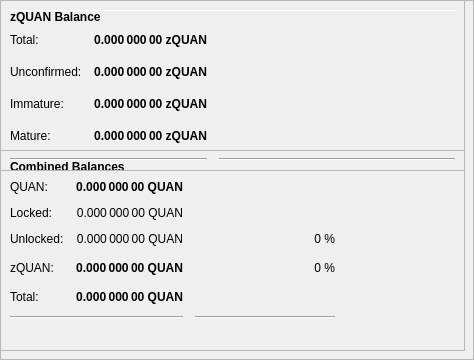
        <widget class="QFrame" name="frameObfuscation">
         <property name="minimumSize">
          <size>
           <width>0</width>
           <height>350</height>
          </size>
         </property>
         <property name="layoutDirection">
          <enum>Qt::LeftToRight</enum>
         </property>
         <property name="frameShape">
          <enum>QFrame::StyledPanel</enum>
         </property>
         <property name="frameShadow">
          <enum>QFrame::Raised</enum>
         </property>
         <widget class="QPushButton" name="runAutoDenom">
          <property name="geometry">
           <rect>
            <x>251</x>
            <y>17</y>
            <width>1</width>
            <height>1</height>
           </rect>
          </property>
          <property name="palette">
           <palette>
            <active>
             <colorrole role="WindowText">
              <brush brushstyle="SolidPattern">
               <color alpha="255">
                <red>0</red>
                <green>0</green>
                <blue>0</blue>
               </color>
              </brush>
             </colorrole>
             <colorrole role="Button">
              <brush brushstyle="SolidPattern">
               <color alpha="255">
                <red>239</red>
                <green>238</green>
                <blue>238</blue>
               </color>
              </brush>
             </colorrole>
             <colorrole role="Light">
              <brush brushstyle="SolidPattern">
               <color alpha="255">
                <red>255</red>
                <green>255</green>
                <blue>255</blue>
               </color>
              </brush>
             </colorrole>
             <colorrole role="Midlight">
              <brush brushstyle="SolidPattern">
               <color alpha="255">
                <red>247</red>
                <green>246</green>
                <blue>246</blue>
               </color>
              </brush>
             </colorrole>
             <colorrole role="Dark">
              <brush brushstyle="SolidPattern">
               <color alpha="255">
                <red>119</red>
                <green>119</green>
                <blue>119</blue>
               </color>
              </brush>
             </colorrole>
             <colorrole role="Mid">
              <brush brushstyle="SolidPattern">
               <color alpha="255">
                <red>159</red>
                <green>159</green>
                <blue>159</blue>
               </color>
              </brush>
             </colorrole>
             <colorrole role="Text">
              <brush brushstyle="SolidPattern">
               <color alpha="255">
                <red>0</red>
                <green>0</green>
                <blue>0</blue>
               </color>
              </brush>
             </colorrole>
             <colorrole role="BrightText">
              <brush brushstyle="SolidPattern">
               <color alpha="255">
                <red>255</red>
                <green>255</green>
                <blue>255</blue>
               </color>
              </brush>
             </colorrole>
             <colorrole role="ButtonText">
              <brush brushstyle="SolidPattern">
               <color alpha="255">
                <red>0</red>
                <green>0</green>
                <blue>0</blue>
               </color>
              </brush>
             </colorrole>
             <colorrole role="Base">
              <brush brushstyle="SolidPattern">
               <color alpha="255">
                <red>255</red>
                <green>255</green>
                <blue>255</blue>
               </color>
              </brush>
             </colorrole>
             <colorrole role="Window">
              <brush brushstyle="SolidPattern">
               <color alpha="255">
                <red>239</red>
                <green>238</green>
                <blue>238</blue>
               </color>
              </brush>
             </colorrole>
             <colorrole role="Shadow">
              <brush brushstyle="SolidPattern">
               <color alpha="255">
                <red>0</red>
                <green>0</green>
                <blue>0</blue>
               </color>
              </brush>
             </colorrole>
             <colorrole role="AlternateBase">
              <brush brushstyle="SolidPattern">
               <color alpha="255">
                <red>247</red>
                <green>246</green>
                <blue>246</blue>
               </color>
              </brush>
             </colorrole>
             <colorrole role="ToolTipBase">
              <brush brushstyle="SolidPattern">
               <color alpha="255">
                <red>255</red>
                <green>255</green>
                <blue>220</blue>
               </color>
              </brush>
             </colorrole>
             <colorrole role="ToolTipText">
              <brush brushstyle="SolidPattern">
               <color alpha="255">
                <red>0</red>
                <green>0</green>
                <blue>0</blue>
               </color>
              </brush>
             </colorrole>
            </active>
            <inactive>
             <colorrole role="WindowText">
              <brush brushstyle="SolidPattern">
               <color alpha="255">
                <red>0</red>
                <green>0</green>
                <blue>0</blue>
               </color>
              </brush>
             </colorrole>
             <colorrole role="Button">
              <brush brushstyle="SolidPattern">
               <color alpha="255">
                <red>239</red>
                <green>238</green>
                <blue>238</blue>
               </color>
              </brush>
             </colorrole>
             <colorrole role="Light">
              <brush brushstyle="SolidPattern">
               <color alpha="255">
                <red>255</red>
                <green>255</green>
                <blue>255</blue>
               </color>
              </brush>
             </colorrole>
             <colorrole role="Midlight">
              <brush brushstyle="SolidPattern">
               <color alpha="255">
                <red>247</red>
                <green>246</green>
                <blue>246</blue>
               </color>
              </brush>
             </colorrole>
             <colorrole role="Dark">
              <brush brushstyle="SolidPattern">
               <color alpha="255">
                <red>119</red>
                <green>119</green>
                <blue>119</blue>
               </color>
              </brush>
             </colorrole>
             <colorrole role="Mid">
              <brush brushstyle="SolidPattern">
               <color alpha="255">
                <red>159</red>
                <green>159</green>
                <blue>159</blue>
               </color>
              </brush>
             </colorrole>
             <colorrole role="Text">
              <brush brushstyle="SolidPattern">
               <color alpha="255">
                <red>0</red>
                <green>0</green>
                <blue>0</blue>
               </color>
              </brush>
             </colorrole>
             <colorrole role="BrightText">
              <brush brushstyle="SolidPattern">
               <color alpha="255">
                <red>255</red>
                <green>255</green>
                <blue>255</blue>
               </color>
              </brush>
             </colorrole>
             <colorrole role="ButtonText">
              <brush brushstyle="SolidPattern">
               <color alpha="255">
                <red>0</red>
                <green>0</green>
                <blue>0</blue>
               </color>
              </brush>
             </colorrole>
             <colorrole role="Base">
              <brush brushstyle="SolidPattern">
               <color alpha="255">
                <red>255</red>
                <green>255</green>
                <blue>255</blue>
               </color>
              </brush>
             </colorrole>
             <colorrole role="Window">
              <brush brushstyle="SolidPattern">
               <color alpha="255">
                <red>239</red>
                <green>238</green>
                <blue>238</blue>
               </color>
              </brush>
             </colorrole>
             <colorrole role="Shadow">
              <brush brushstyle="SolidPattern">
               <color alpha="255">
                <red>0</red>
                <green>0</green>
                <blue>0</blue>
               </color>
              </brush>
             </colorrole>
             <colorrole role="AlternateBase">
              <brush brushstyle="SolidPattern">
               <color alpha="255">
                <red>247</red>
                <green>246</green>
                <blue>246</blue>
               </color>
              </brush>
             </colorrole>
             <colorrole role="ToolTipBase">
              <brush brushstyle="SolidPattern">
               <color alpha="255">
                <red>255</red>
                <green>255</green>
                <blue>220</blue>
               </color>
              </brush>
             </colorrole>
             <colorrole role="ToolTipText">
              <brush brushstyle="SolidPattern">
               <color alpha="255">
                <red>0</red>
                <green>0</green>
                <blue>0</blue>
               </color>
              </brush>
             </colorrole>
            </inactive>
            <disabled>
             <colorrole role="WindowText">
              <brush brushstyle="SolidPattern">
               <color alpha="255">
                <red>119</red>
                <green>119</green>
                <blue>119</blue>
               </color>
              </brush>
             </colorrole>
             <colorrole role="Button">
              <brush brushstyle="SolidPattern">
               <color alpha="255">
                <red>239</red>
                <green>238</green>
                <blue>238</blue>
               </color>
              </brush>
             </colorrole>
             <colorrole role="Light">
              <brush brushstyle="SolidPattern">
               <color alpha="255">
                <red>255</red>
                <green>255</green>
                <blue>255</blue>
               </color>
              </brush>
             </colorrole>
             <colorrole role="Midlight">
              <brush brushstyle="SolidPattern">
               <color alpha="255">
                <red>247</red>
                <green>246</green>
                <blue>246</blue>
               </color>
              </brush>
             </colorrole>
             <colorrole role="Dark">
              <brush brushstyle="SolidPattern">
               <color alpha="255">
                <red>119</red>
                <green>119</green>
                <blue>119</blue>
               </color>
              </brush>
             </colorrole>
             <colorrole role="Mid">
              <brush brushstyle="SolidPattern">
               <color alpha="255">
                <red>159</red>
                <green>159</green>
                <blue>159</blue>
               </color>
              </brush>
             </colorrole>
             <colorrole role="Text">
              <brush brushstyle="SolidPattern">
               <color alpha="255">
                <red>119</red>
                <green>119</green>
                <blue>119</blue>
               </color>
              </brush>
             </colorrole>
             <colorrole role="BrightText">
              <brush brushstyle="SolidPattern">
               <color alpha="255">
                <red>255</red>
                <green>255</green>
                <blue>255</blue>
               </color>
              </brush>
             </colorrole>
             <colorrole role="ButtonText">
              <brush brushstyle="SolidPattern">
               <color alpha="255">
                <red>119</red>
                <green>119</green>
                <blue>119</blue>
               </color>
              </brush>
             </colorrole>
             <colorrole role="Base">
              <brush brushstyle="SolidPattern">
               <color alpha="255">
                <red>239</red>
                <green>238</green>
                <blue>238</blue>
               </color>
              </brush>
             </colorrole>
             <colorrole role="Window">
              <brush brushstyle="SolidPattern">
               <color alpha="255">
                <red>239</red>
                <green>238</green>
                <blue>238</blue>
               </color>
              </brush>
             </colorrole>
             <colorrole role="Shadow">
              <brush brushstyle="SolidPattern">
               <color alpha="255">
                <red>0</red>
                <green>0</green>
                <blue>0</blue>
               </color>
              </brush>
             </colorrole>
             <colorrole role="AlternateBase">
              <brush brushstyle="SolidPattern">
               <color alpha="255">
                <red>239</red>
                <green>238</green>
                <blue>238</blue>
               </color>
              </brush>
             </colorrole>
             <colorrole role="ToolTipBase">
              <brush brushstyle="SolidPattern">
               <color alpha="255">
                <red>255</red>
                <green>255</green>
                <blue>220</blue>
               </color>
              </brush>
             </colorrole>
             <colorrole role="ToolTipText">
              <brush brushstyle="SolidPattern">
               <color alpha="255">
                <red>0</red>
                <green>0</green>
                <blue>0</blue>
               </color>
              </brush>
             </colorrole>
            </disabled>
           </palette>
          </property>
          <property name="focusPolicy">
           <enum>Qt::NoFocus</enum>
          </property>
          <property name="autoFillBackground">
           <bool>true</bool>
          </property>
          <property name="text">
           <string/>
          </property>
          <property name="flat">
           <bool>true</bool>
          </property>
         </widget>
         <widget class="Line" name="line">
          <property name="geometry">
           <rect>
            <x>7</x>
            <y>10</y>
            <width>451</width>
            <height>1</height>
           </rect>
          </property>
          <property name="orientation">
           <enum>Qt::Horizontal</enum>
          </property>
         </widget>
         <widget class="QFrame" name="frame_3">
          <property name="geometry">
           <rect>
            <x>0</x>
            <y>150</y>
            <width>465</width>
            <height>201</height>
           </rect>
          </property>
          <property name="frameShape">
           <enum>QFrame::StyledPanel</enum>
          </property>
          <property name="frameShadow">
           <enum>QFrame::Raised</enum>
          </property>
          <layout class="QVBoxLayout" name="verticalLayout_5">
           <item>
            <layout class="QHBoxLayout" name="horizontalLayout_5" stretch="0">
             <item>
              <widget class="QLabel" name="label_5z">
               <property name="maximumSize">
                <size>
                 <width>16777215</width>
                 <height>20</height>
                </size>
               </property>
               <property name="font">
                <font>
                 <weight>75</weight>
                 <bold>true</bold>
                </font>
               </property>
               <property name="toolTip">
                <string>Combined Balances (including unconfirmed and immature coins)</string>
               </property>
               <property name="text">
                <string>&lt;html&gt;&lt;head/&gt;&lt;body&gt;&lt;p&gt;Combined Balances&lt;/p&gt;&lt;/body&gt;&lt;/html&gt;</string>
               </property>
              </widget>
             </item>
            </layout>
           </item>
           <item>
            <layout class="QGridLayout" name="gridLayout_3">
             <property name="spacing">
              <number>12</number>
             </property>
             <item row="7" column="0" colspan="2">
              <widget class="Line" name="lineSpendableBalance_3">
               <property name="orientation">
                <enum>Qt::Horizontal</enum>
               </property>
              </widget>
             </item>
             <item row="7" column="2">
              <widget class="Line" name="lineWatchBalance_3">
               <property name="sizePolicy">
                <sizepolicy hsizetype="Preferred" vsizetype="Fixed">
                 <horstretch>0</horstretch>
                 <verstretch>0</verstretch>
                </sizepolicy>
               </property>
               <property name="minimumSize">
                <size>
                 <width>140</width>
                 <height>0</height>
                </size>
               </property>
               <property name="orientation">
                <enum>Qt::Horizontal</enum>
               </property>
              </widget>
             </item>
             <item row="4" column="1">
              <widget class="QLabel" name="labelzBalancez">
               <property name="font">
                <font>
                 <weight>75</weight>
                 <bold>true</bold>
                </font>
               </property>
               <property name="cursor">
                <cursorShape>IBeamCursor</cursorShape>
               </property>
               <property name="toolTip">
                <string>Total of transactions that have yet to be confirmed, and do not yet count toward the spendable balance</string>
               </property>
               <property name="text">
                <string notr="true">0.000 000 00 QUAN</string>
               </property>
               <property name="alignment">
                <set>Qt::AlignRight|Qt::AlignTrailing|Qt::AlignVCenter</set>
               </property>
               <property name="textInteractionFlags">
                <set>Qt::LinksAccessibleByMouse|Qt::TextSelectableByKeyboard|Qt::TextSelectableByMouse</set>
               </property>
              </widget>
             </item>
             <item row="6" column="1">
              <widget class="QLabel" name="labelTotalz">
               <property name="font">
                <font>
                 <weight>75</weight>
                 <bold>true</bold>
                </font>
               </property>
               <property name="cursor">
                <cursorShape>IBeamCursor</cursorShape>
               </property>
               <property name="toolTip">
                <string>Total Balance, including unconfirmed and immature coins.</string>
               </property>
               <property name="text">
                <string notr="true">0.000 000 00 QUAN</string>
               </property>
               <property name="alignment">
                <set>Qt::AlignRight|Qt::AlignTrailing|Qt::AlignVCenter</set>
               </property>
               <property name="textInteractionFlags">
                <set>Qt::LinksAccessibleByMouse|Qt::TextSelectableByKeyboard|Qt::TextSelectableByMouse</set>
               </property>
              </widget>
             </item>
             <item row="4" column="3">
              <spacer name="horizontalSpacer_6">
               <property name="orientation">
                <enum>Qt::Horizontal</enum>
               </property>
               <property name="sizeHint" stdset="0">
                <size>
                 <width>40</width>
                 <height>20</height>
                </size>
               </property>
              </spacer>
             </item>
             <item row="6" column="0">
              <widget class="QLabel" name="labelTotalTextz">
               <property name="text">
                <string>Total:</string>
               </property>
              </widget>
             </item>
             <item row="1" column="0">
              <widget class="QLabel" name="labelBalanceTextz">
               <property name="text">
                <string>QUAN:</string>
               </property>
              </widget>
             </item>
             <item row="1" column="1">
              <widget class="QLabel" name="labelBalancez">
               <property name="font">
                <font>
                 <weight>75</weight>
                 <bold>true</bold>
                </font>
               </property>
               <property name="cursor">
                <cursorShape>IBeamCursor</cursorShape>
               </property>
               <property name="toolTip">
                <string>Your current spendable balance</string>
               </property>
               <property name="text">
                <string notr="true">0.000 000 00 QUAN</string>
               </property>
               <property name="alignment">
                <set>Qt::AlignRight|Qt::AlignTrailing|Qt::AlignVCenter</set>
               </property>
               <property name="textInteractionFlags">
                <set>Qt::LinksAccessibleByMouse|Qt::TextSelectableByKeyboard|Qt::TextSelectableByMouse</set>
               </property>
              </widget>
             </item>
             <item row="4" column="0">
              <widget class="QLabel" name="labelzBalanceTextz">
               <property name="toolTip">
                <string/>
               </property>
               <property name="text">
                <string>zQUAN:</string>
               </property>
              </widget>
             </item>
             <item row="4" column="2">
              <widget class="QLabel" name="labelzQUANPercent">
               <property name="toolTip">
                <string>Current percentage of zQUAN.
If AutoMint is enabled this percentage will settle around the configured AutoMint percentage (default = 10%)</string>
               </property>
               <property name="text">
                <string>0 %</string>
               </property>
               <property name="alignment">
                <set>Qt::AlignRight|Qt::AlignTrailing|Qt::AlignVCenter</set>
               </property>
              </widget>
             </item>
             <item row="6" column="2">
              <widget class="QLabel" name="label100Percent">
               <property name="text">
                <string/>
               </property>
               <property name="alignment">
                <set>Qt::AlignRight|Qt::AlignTrailing|Qt::AlignVCenter</set>
               </property>
              </widget>
             </item>
             <item row="2" column="1">
              <widget class="QLabel" name="labelLockedBalance">
               <property name="toolTip">
                <string>Locked QUAN or Masternode collaterals. These are excluded from zQUAN minting.</string>
               </property>
               <property name="text">
                <string>0.000 000 00 QUAN</string>
               </property>
               <property name="alignment">
                <set>Qt::AlignRight|Qt::AlignTrailing|Qt::AlignVCenter</set>
               </property>
              </widget>
             </item>
             <item row="2" column="0">
              <widget class="QLabel" name="labelLockedBalanceText">
               <property name="toolTip">
                <string>Locked QUAN or Masternode collaterals. These are excluded from zQUAN minting.</string>
               </property>
               <property name="text">
                <string>Locked:</string>
               </property>
              </widget>
             </item>
             <item row="3" column="0">
              <widget class="QLabel" name="labelUnLockedBalanceText">
               <property name="toolTip">
                <string>Unlocked QUANs. These can be used for zQUAN minting.</string>
               </property>
               <property name="text">
                <string>Unlocked:</string>
               </property>
              </widget>
             </item>
             <item row="3" column="1">
              <widget class="QLabel" name="labelUnLockedBalance">
               <property name="toolTip">
                <string>Unlocked QUANs. These can be used for zQUAN minting.</string>
               </property>
               <property name="text">
                <string>0.000 000 00 QUAN</string>
               </property>
               <property name="alignment">
                <set>Qt::AlignRight|Qt::AlignTrailing|Qt::AlignVCenter</set>
               </property>
              </widget>
             </item>
             <item row="3" column="2">
              <widget class="QLabel" name="labelQUANPercent">
               <property name="text">
                <string>0 %</string>
               </property>
               <property name="alignment">
                <set>Qt::AlignRight|Qt::AlignTrailing|Qt::AlignVCenter</set>
               </property>
              </widget>
             </item>
            </layout>
           </item>
           <item>
            <spacer name="verticalSpacer">
             <property name="orientation">
              <enum>Qt::Vertical</enum>
             </property>
             <property name="sizeHint" stdset="0">
              <size>
               <width>20</width>
               <height>40</height>
              </size>
             </property>
            </spacer>
           </item>
          </layout>
         </widget>
         <widget class="QFrame" name="frame_4">
          <property name="geometry">
           <rect>
            <x>0</x>
            <y>0</y>
            <width>465</width>
            <height>171</height>
           </rect>
          </property>
          <property name="frameShape">
           <enum>QFrame::StyledPanel</enum>
          </property>
          <property name="frameShadow">
           <enum>QFrame::Raised</enum>
          </property>
          <layout class="QVBoxLayout" name="verticalLayout_7">
           <item>
            <layout class="QHBoxLayout" name="horizontalLayout_8" stretch="0">
             <item>
              <widget class="QLabel" name="label_5z_3">
               <property name="maximumSize">
                <size>
                 <width>16777215</width>
                 <height>20</height>
                </size>
               </property>
               <property name="font">
                <font>
                 <weight>75</weight>
                 <bold>true</bold>
                </font>
               </property>
               <property name="text">
                <string>zQUAN Balance</string>
               </property>
              </widget>
             </item>
            </layout>
           </item>
           <item>
            <layout class="QGridLayout" name="gridLayout_5">
             <property name="spacing">
              <number>12</number>
             </property>
             <item row="4" column="0">
              <widget class="QLabel" name="labelzBalanceMatureText">
               <property name="toolTip">
                <string>Mature: more than 20 confirmation and more than 1 mints of the same denomination after it was minted.
These zQUAN are spendable.</string>
               </property>
               <property name="text">
                <string>Mature:</string>
               </property>
              </widget>
             </item>
             <item row="5" column="0" colspan="2">
              <widget class="Line" name="lineSpendableBalance_5">
               <property name="orientation">
                <enum>Qt::Horizontal</enum>
               </property>
              </widget>
             </item>
             <item row="1" column="1">
              <widget class="QLabel" name="labelzBalance">
               <property name="font">
                <font>
                 <weight>75</weight>
                 <bold>true</bold>
                </font>
               </property>
               <property name="cursor">
                <cursorShape>IBeamCursor</cursorShape>
               </property>
               <property name="toolTip">
                <string>All available zQUAN, unconfirmed and immature zQUAN included.</string>
               </property>
               <property name="text">
                <string notr="true">0.000 000 00 zQUAN</string>
               </property>
               <property name="alignment">
                <set>Qt::AlignRight|Qt::AlignTrailing|Qt::AlignVCenter</set>
               </property>
               <property name="textInteractionFlags">
                <set>Qt::LinksAccessibleByMouse|Qt::TextSelectableByKeyboard|Qt::TextSelectableByMouse</set>
               </property>
              </widget>
             </item>
             <item row="5" column="2">
              <widget class="Line" name="lineWatchBalance_5">
               <property name="sizePolicy">
                <sizepolicy hsizetype="Preferred" vsizetype="Fixed">
                 <horstretch>0</horstretch>
                 <verstretch>0</verstretch>
                </sizepolicy>
               </property>
               <property name="minimumSize">
                <size>
                 <width>140</width>
                 <height>0</height>
                </size>
               </property>
               <property name="orientation">
                <enum>Qt::Horizontal</enum>
               </property>
              </widget>
             </item>
             <item row="1" column="0">
              <widget class="QLabel" name="labelzBalanceText">
               <property name="toolTip">
                <string>All available zQUAN, unconfirmed and immature zQUAN included.</string>
               </property>
               <property name="text">
                <string>Total:</string>
               </property>
              </widget>
             </item>
             <item row="1" column="2">
              <spacer name="horizontalSpacer_8">
               <property name="orientation">
                <enum>Qt::Horizontal</enum>
               </property>
               <property name="sizeHint" stdset="0">
                <size>
                 <width>40</width>
                 <height>20</height>
                </size>
               </property>
              </spacer>
             </item>
             <item row="4" column="2">
              <spacer name="horizontalSpacer_4">
               <property name="orientation">
                <enum>Qt::Horizontal</enum>
               </property>
               <property name="sizeHint" stdset="0">
                <size>
                 <width>40</width>
                 <height>20</height>
                </size>
               </property>
              </spacer>
             </item>
             <item row="4" column="1">
              <widget class="QLabel" name="labelzBalanceMature">
               <property name="font">
                <font>
                 <weight>75</weight>
                 <bold>true</bold>
                </font>
               </property>
               <property name="toolTip">
                <string>Mature: more than 20 confirmation and more than 1 mints of the same denomination after it was minted.
These zQUAN are spendable.</string>
               </property>
               <property name="text">
                <string>0.000 000 00 zQUAN</string>
               </property>
               <property name="alignment">
                <set>Qt::AlignRight|Qt::AlignTrailing|Qt::AlignVCenter</set>
               </property>
              </widget>
             </item>
             <item row="2" column="0">
              <widget class="QLabel" name="labelzBalanceUnconfirmedText">
               <property name="toolTip">
                <string>Unconfirmed: less than 20 confirmations
Immature: confirmed, but less than 1 mints of the same denomination after it was minted</string>
               </property>
               <property name="text">
                <string>Unconfirmed:</string>
               </property>
              </widget>
             </item>
             <item row="2" column="1">
              <widget class="QLabel" name="labelzBalanceUnconfirmed">
               <property name="font">
                <font>
                 <weight>75</weight>
                 <bold>true</bold>
                </font>
               </property>
               <property name="toolTip">
                <string>Unconfirmed: less than 20 confirmations
Immature: confirmed, but less than 1 mints of the same denomination after it was minted</string>
               </property>
               <property name="text">
                <string>0.000 000 00 zQUAN</string>
               </property>
               <property name="alignment">
                <set>Qt::AlignRight|Qt::AlignTrailing|Qt::AlignVCenter</set>
               </property>
              </widget>
             </item>
             <item row="2" column="2">
              <spacer name="horizontalSpacer_5">
               <property name="orientation">
                <enum>Qt::Horizontal</enum>
               </property>
               <property name="sizeHint" stdset="0">
                <size>
                 <width>40</width>
                 <height>20</height>
                </size>
               </property>
              </spacer>
             </item>
             <item row="3" column="0">
              <widget class="QLabel" name="labelzBalanceImmatureText">
               <property name="toolTip">
                <string>Unconfirmed: less than 20 confirmations
Immature: confirmed, but less than 1 mints of the same denomination after it was minted</string>
               </property>
               <property name="text">
                <string>Immature:</string>
               </property>
              </widget>
             </item>
             <item row="3" column="1">
              <widget class="QLabel" name="labelzBalanceImmature">
               <property name="font">
                <font>
                 <weight>75</weight>
                 <bold>true</bold>
                </font>
               </property>
               <property name="toolTip">
                <string>Unconfirmed: less than 20 confirmations
Immature: confirmed, but less than 1 mints of the same denomination after it was minted</string>
               </property>
               <property name="text">
                <string>0.000 000 00 zQUAN</string>
               </property>
               <property name="alignment">
                <set>Qt::AlignRight|Qt::AlignTrailing|Qt::AlignVCenter</set>
               </property>
              </widget>
             </item>
             <item row="3" column="2">
              <spacer name="horizontalSpacer_7">
               <property name="orientation">
                <enum>Qt::Horizontal</enum>
               </property>
               <property name="sizeHint" stdset="0">
                <size>
                 <width>40</width>
                 <height>20</height>
                </size>
               </property>
              </spacer>
             </item>
            </layout>
           </item>
          </layout>
         </widget>
        </widget>
